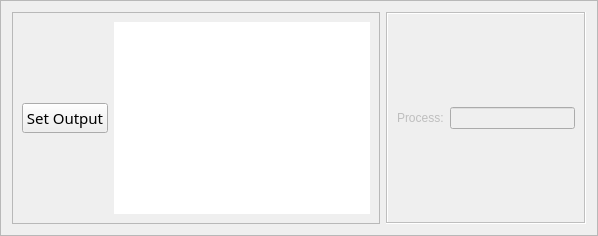
           <widget class="QFrame" name="frame_9">
            <property name="sizePolicy">
             <sizepolicy hsizetype="Preferred" vsizetype="Minimum">
              <horstretch>0</horstretch>
              <verstretch>0</verstretch>
             </sizepolicy>
            </property>
            <property name="minimumSize">
             <size>
              <width>0</width>
              <height>80</height>
             </size>
            </property>
            <property name="frameShape">
             <enum>QFrame::StyledPanel</enum>
            </property>
            <property name="frameShadow">
             <enum>QFrame::Raised</enum>
            </property>
            <layout class="QHBoxLayout" name="horizontalLayout_4">
             <item>
              <widget class="QFrame" name="frame_3">
               <property name="sizePolicy">
                <sizepolicy hsizetype="Preferred" vsizetype="Minimum">
                 <horstretch>0</horstretch>
                 <verstretch>0</verstretch>
                </sizepolicy>
               </property>
               <property name="minimumSize">
                <size>
                 <width>0</width>
                 <height>20</height>
                </size>
               </property>
               <property name="frameShape">
                <enum>QFrame::StyledPanel</enum>
               </property>
               <property name="frameShadow">
                <enum>QFrame::Raised</enum>
               </property>
               <layout class="QHBoxLayout" name="horizontalLayout">
                <item>
                 <widget class="QPushButton" name="pB_path">
                  <property name="font">
                   <font>
                    <family>Sans Serif</family>
                    <pointsize>11</pointsize>
                    <weight>50</weight>
                    <bold>false</bold>
                   </font>
                  </property>
                  <property name="text">
                   <string>Set Output</string>
                  </property>
                 </widget>
                </item>
                <item>
                 <widget class="QTextBrowser" name="textBrowser">
                  <property name="sizePolicy">
                   <sizepolicy hsizetype="Expanding" vsizetype="Minimum">
                    <horstretch>0</horstretch>
                    <verstretch>0</verstretch>
                   </sizepolicy>
                  </property>
                  <property name="minimumSize">
                   <size>
                    <width>0</width>
                    <height>20</height>
                   </size>
                  </property>
                  <property name="font">
                   <font>
                    <family>Sans Serif</family>
                    <pointsize>12</pointsize>
                    <weight>9</weight>
                    <italic>false</italic>
                    <bold>false</bold>
                   </font>
                  </property>
                  <property name="styleSheet">
                   <string notr="true">font: 75 12pt &quot;Sans Serif&quot;;
color: rgb(255, 0, 0);</string>
                  </property>
                  <property name="frameShape">
                   <enum>QFrame::NoFrame</enum>
                  </property>
                  <property name="frameShadow">
                   <enum>QFrame::Sunken</enum>
                  </property>
                 </widget>
                </item>
               </layout>
              </widget>
             </item>
             <item>
              <widget class="QFrame" name="frame_16">
               <property name="enabled">
                <bool>false</bool>
               </property>
               <property name="frameShape">
                <enum>QFrame::Box</enum>
               </property>
               <property name="frameShadow">
                <enum>QFrame::Sunken</enum>
               </property>
               <layout class="QHBoxLayout" name="horizontalLayout_9">
                <item>
                 <widget class="QLabel" name="label_13">
                  <property name="text">
                   <string>Process:</string>
                  </property>
                 </widget>
                </item>
                <item>
                 <widget class="QLineEdit" name="lineEdit">
                  <property name="sizePolicy">
                   <sizepolicy hsizetype="Minimum" vsizetype="Fixed">
                    <horstretch>0</horstretch>
                    <verstretch>0</verstretch>
                   </sizepolicy>
                  </property>
                  <property name="minimumSize">
                   <size>
                    <width>125</width>
                    <height>0</height>
                   </size>
                  </property>
                 </widget>
                </item>
               </layout>
              </widget>
             </item>
            </layout>
           </widget>
